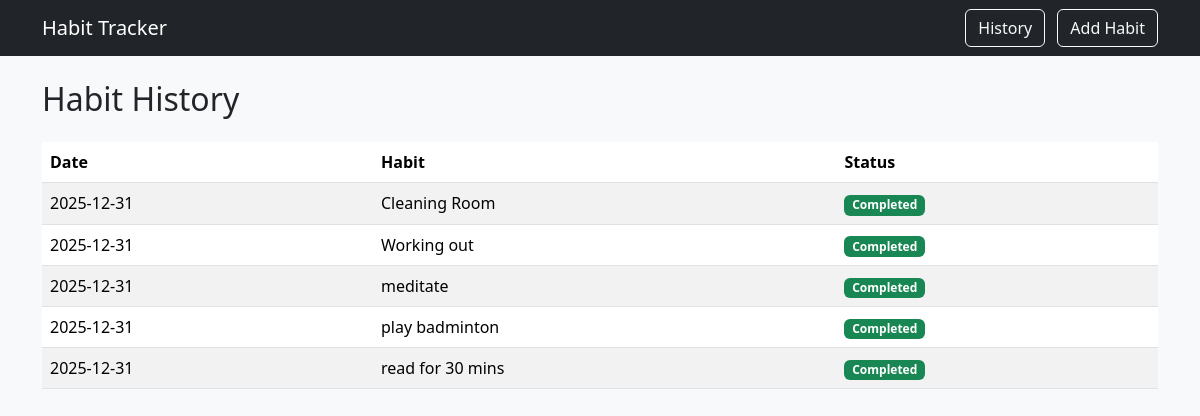
The app's page /history with its own data.
### tables this page shows
CREATE TABLE habit_logs (
    id INTEGER PRIMARY KEY AUTOINCREMENT,
    habit_id INTEGER NOT NULL,
    date TEXT NOT NULL,
    completed INTEGER NOT NULL CHECK (completed IN (0, 1)),
    FOREIGN KEY (habit_id) REFERENCES habits(id)
);

CREATE TABLE habits (
    id INTEGER PRIMARY KEY AUTOINCREMENT,
    name TEXT NOT NULL
);

### app.py (the view)
@app.route("/history")
def history():
    logs = db.execute("""
        SELECT habit_logs.date,
               habits.name,
               habit_logs.completed
        FROM habit_logs
        JOIN habits
            ON habit_logs.habit_id = habits.id
        ORDER BY habit_logs.date DESC, habits.name;
    """)
    return render_template("history.html", logs=logs)

### templates/history.html
{% extends "layout.html" %}
{% block content %}
<h2 class="mb-4">Habit History</h2>
{% if logs %}
    <table class="table table-striped">
        <thead>
            <tr>
                <th>Date</th>
                <th>Habit</th>
                <th>Status</th>
            </tr>
        </thead>
        <tbody>
            {% for log in logs %}
                <tr>
                    <td>{{ log.date }}</td>
                    <td>{{ log.name }}</td>
                    <td>
                        {% if log.completed %}
                            <span class="badge bg-success">Completed</span>
                        {% else %}
                            <span class="badge bg-danger">Not Completed</span>
                        {% endif %}
                    </td>
                </tr>
            {% endfor %}
        </tbody>
    </table>
{% else %}
    <p>No history available yet.</p>
{% endif %}
{% endblock %}

### templates/layout.html (shortened to what this page needs)
<!DOCTYPE html>
<html lang="en">
<head>
    <link href="https://cdn.jsdelivr.net/npm/bootstrap@5.3.2/dist/css/bootstrap.min.css" rel="stylesheet">
</head>
<body class="bg-light">
    <nav class="navbar navbar-dark bg-dark mb-4">
        <div class="container">
            <a class="navbar-brand" href="/">Habit Tracker</a>
            <div>
                <a class="btn btn-outline-light me-2" href="/history">History</a>
                <a class="btn btn-outline-light" href="/add">Add Habit</a>
            </div>
        </div>
    </nav>
    <div class="container">
        {% block content %}{% endblock %}
    </div>
</body>
</html>

### records on screen
habit_logs: date "2025-12-31", name "Cleaning Room", completed "Completed"
habit_logs: date "2025-12-31", name "Working out", completed "Completed"
habit_logs: date "2025-12-31", name "meditate", completed "Completed"
habit_logs: date "2025-12-31", name "play badminton", completed "Completed"
habit_logs: date "2025-12-31", name "read for 30 mins", completed "Completed"
